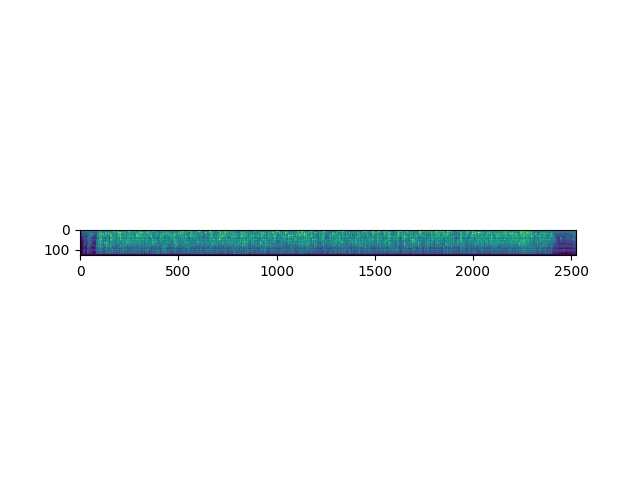

Here is the Python script that generated this plot:
import matplotlib.pyplot as plt
from scipy import signal
from scipy.io import wavfile as wav
import numpy as np
from numpy.lib import stride_tricks

import librosa
import librosa.display
import gc

def read_audio(conf, pathname, trim_long_data):
    y, sr = librosa.load(pathname, sr=conf.sampling_rate)
    # trim silence
    if 0 < len(y): # workaround: 0 length causes error
        y, _ = librosa.effects.trim(y) # trim, top_db=default(60)
    # make it unified length to conf.samples
    if len(y) > conf.samples: # long enough
        if trim_long_data:
            y = y[0:0+conf.samples]
    else: # pad blank
        padding = conf.samples - len(y)    # add padding at both ends
        offset = padding // 2
        y = np.pad(y, (offset, conf.samples - len(y) - offset), 'constant')
    return y

def audio_to_melspectrogram(conf, audio):
    spectrogram = librosa.feature.melspectrogram(audio, 
                                                 sr=conf.sampling_rate,
                                                 n_mels=conf.n_mels,
                                                 hop_length=conf.hop_length,
                                                 n_fft=conf.n_fft,
                                                 fmin=conf.fmin,
                                                 fmax=conf.fmax)
    spectrogram = librosa.power_to_db(spectrogram)
    spectrogram = spectrogram.astype(np.float32)
    return spectrogram

def read_as_melspectrogram(conf, pathname, trim_long_data, debug_display=False):
    x = read_audio(conf, pathname, trim_long_data)
    mels = audio_to_melspectrogram(conf, x)
    return mels

class conf:
    # Preprocessing settings
    sampling_rate = 44100
    duration = 2
    hop_length = 347*duration # to make time steps 128
    fmin = 20
    fmax = sampling_rate // 2
    n_mels = 128
    n_fft = n_mels * 20
    samples = sampling_rate * duration

def mono_to_color(X, mean=None, std=None, norm_max=None, norm_min=None, eps=1e-6):
    # Stack X as [X,X,X]
    X = np.stack([X, X, X], axis=-1)

    # Standardize
    mean = mean or X.mean()
    std = std or X.std()
    Xstd = (X - mean) / (std + eps)
    _min, _max = Xstd.min(), Xstd.max()
    norm_max = norm_max or _max
    norm_min = norm_min or _min
    if (_max - _min) > eps:
        # Scale to [0, 255]
        V = Xstd
        V[V < norm_min] = norm_min
        V[V > norm_max] = norm_max
        V = 255 * (V - norm_min) / (norm_max - norm_min)
        V = V.astype(np.uint8)
    else:
        # Just zero
        V = np.zeros_like(Xstd, dtype=np.uint8)
    return V

def rename_file(img_name):
    img_name = img_name.split("/")[-1]
    img_name = img_name[:-4]
    img_name += ".jpg"
    return img_name

def save_image_from_sound(img_path):
    filename = rename_file(img_path)
    x = read_as_melspectrogram(conf, img_path, trim_long_data=False, debug_display=True)
    #x_color = mono_to_color(x)
    
    plt.imshow(x, interpolation='nearest')
    plt.savefig('./AudioFiles/' + filename)
    plt.show()
    
    plt.close()
    del x
    gc.collect()

path = './AudioFiles/Pee test 17 (full).mp3'
save_image_from_sound(path)